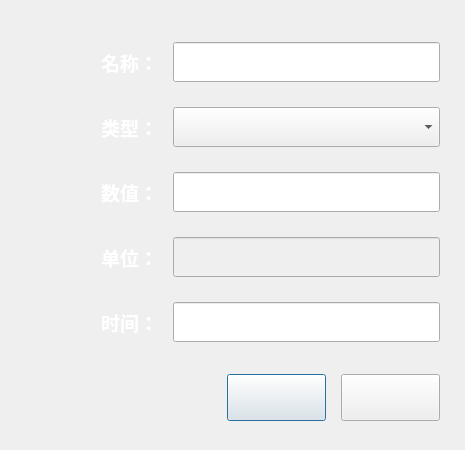
<?xml version="1.0" encoding="UTF-8"?>
<ui version="4.0">
 <class>DialogNewCollectData</class>
 <widget class="QDialog" name="DialogNewCollectData">
  <property name="geometry">
   <rect>
    <x>0</x>
    <y>0</y>
    <width>465</width>
    <height>450</height>
   </rect>
  </property>
  <property name="minimumSize">
   <size>
    <width>465</width>
    <height>450</height>
   </size>
  </property>
  <property name="maximumSize">
   <size>
    <width>465</width>
    <height>450</height>
   </size>
  </property>
  <property name="windowTitle">
   <string>采集数据</string>
  </property>
  <layout class="QGridLayout" name="gridLayout_2" rowstretch="5,1">
   <property name="leftMargin">
    <number>25</number>
   </property>
   <property name="topMargin">
    <number>25</number>
   </property>
   <property name="rightMargin">
    <number>25</number>
   </property>
   <property name="bottomMargin">
    <number>10</number>
   </property>
   <property name="verticalSpacing">
    <number>15</number>
   </property>
   <item row="0" column="0">
    <layout class="QGridLayout" name="gridLayout" columnstretch="1,2">
     <property name="horizontalSpacing">
      <number>15</number>
     </property>
     <property name="verticalSpacing">
      <number>25</number>
     </property>
     <item row="3" column="0">
      <widget class="QLabel" name="label_3">
       <property name="minimumSize">
        <size>
         <width>0</width>
         <height>40</height>
        </size>
       </property>
       <property name="font">
        <font>
         <family>宋体</family>
         <pointsize>14</pointsize>
         <weight>75</weight>
         <italic>false</italic>
         <bold>true</bold>
        </font>
       </property>
       <property name="styleSheet">
        <string notr="true">color: rgb(255, 255, 255);</string>
       </property>
       <property name="text">
        <string>单位：</string>
       </property>
       <property name="alignment">
        <set>Qt::AlignRight|Qt::AlignTrailing|Qt::AlignVCenter</set>
       </property>
      </widget>
     </item>
     <item row="3" column="1">
      <widget class="QLineEdit" name="lineEdit_dunit">
       <property name="enabled">
        <bool>false</bool>
       </property>
       <property name="minimumSize">
        <size>
         <width>0</width>
         <height>40</height>
        </size>
       </property>
       <property name="font">
        <font>
         <family>宋体</family>
         <pointsize>14</pointsize>
        </font>
       </property>
      </widget>
     </item>
     <item row="2" column="1">
      <widget class="QLineEdit" name="lineEdit_dvalue">
       <property name="minimumSize">
        <size>
         <width>0</width>
         <height>40</height>
        </size>
       </property>
       <property name="font">
        <font>
         <family>宋体</family>
         <pointsize>14</pointsize>
        </font>
       </property>
      </widget>
     </item>
     <item row="1" column="0">
      <widget class="QLabel" name="label_4">
       <property name="font">
        <font>
         <family>宋体</family>
         <pointsize>14</pointsize>
         <weight>75</weight>
         <bold>true</bold>
        </font>
       </property>
       <property name="styleSheet">
        <string notr="true">color: rgb(255, 255, 255);</string>
       </property>
       <property name="text">
        <string>类型：</string>
       </property>
       <property name="alignment">
        <set>Qt::AlignRight|Qt::AlignTrailing|Qt::AlignVCenter</set>
       </property>
      </widget>
     </item>
     <item row="0" column="0">
      <widget class="QLabel" name="label">
       <property name="minimumSize">
        <size>
         <width>0</width>
         <height>40</height>
        </size>
       </property>
       <property name="font">
        <font>
         <family>宋体</family>
         <pointsize>14</pointsize>
         <weight>75</weight>
         <bold>true</bold>
        </font>
       </property>
       <property name="styleSheet">
        <string notr="true">color: rgb(255, 255, 255);</string>
       </property>
       <property name="text">
        <string>名称：</string>
       </property>
       <property name="alignment">
        <set>Qt::AlignRight|Qt::AlignTrailing|Qt::AlignVCenter</set>
       </property>
      </widget>
     </item>
     <item row="0" column="1">
      <widget class="QLineEdit" name="lineEdit_dname">
       <property name="minimumSize">
        <size>
         <width>0</width>
         <height>40</height>
        </size>
       </property>
       <property name="font">
        <font>
         <family>宋体</family>
         <pointsize>14</pointsize>
        </font>
       </property>
      </widget>
     </item>
     <item row="2" column="0">
      <widget class="QLabel" name="label_2">
       <property name="minimumSize">
        <size>
         <width>0</width>
         <height>40</height>
        </size>
       </property>
       <property name="font">
        <font>
         <family>宋体</family>
         <pointsize>14</pointsize>
         <weight>75</weight>
         <italic>false</italic>
         <bold>true</bold>
        </font>
       </property>
       <property name="styleSheet">
        <string notr="true">color: rgb(255, 255, 255);</string>
       </property>
       <property name="text">
        <string>数值：</string>
       </property>
       <property name="alignment">
        <set>Qt::AlignRight|Qt::AlignTrailing|Qt::AlignVCenter</set>
       </property>
      </widget>
     </item>
     <item row="1" column="1">
      <widget class="QComboBox" name="comboBox_pname">
       <property name="minimumSize">
        <size>
         <width>0</width>
         <height>40</height>
        </size>
       </property>
       <property name="font">
        <font>
         <family>宋体</family>
         <pointsize>14</pointsize>
        </font>
       </property>
      </widget>
     </item>
     <item row="4" column="1">
      <widget class="QLineEdit" name="lineEdit_dtime">
       <property name="minimumSize">
        <size>
         <width>0</width>
         <height>40</height>
        </size>
       </property>
      </widget>
     </item>
     <item row="4" column="0">
      <widget class="QLabel" name="label_5">
       <property name="minimumSize">
        <size>
         <width>0</width>
         <height>40</height>
        </size>
       </property>
       <property name="font">
        <font>
         <family>宋体</family>
         <pointsize>14</pointsize>
         <weight>75</weight>
         <bold>true</bold>
        </font>
       </property>
       <property name="styleSheet">
        <string notr="true">color: rgb(255, 255, 255);</string>
       </property>
       <property name="text">
        <string>时间：</string>
       </property>
       <property name="alignment">
        <set>Qt::AlignRight|Qt::AlignTrailing|Qt::AlignVCenter</set>
       </property>
      </widget>
     </item>
    </layout>
   </item>
   <item row="1" column="0">
    <layout class="QHBoxLayout" name="horizontalLayout">
     <property name="spacing">
      <number>15</number>
     </property>
     <item>
      <spacer name="horizontalSpacer">
       <property name="orientation">
        <enum>Qt::Horizontal</enum>
       </property>
       <property name="sizeHint" stdset="0">
        <size>
         <width>40</width>
         <height>20</height>
        </size>
       </property>
      </spacer>
     </item>
     <item>
      <widget class="QPushButton" name="pushButton_cancel">
       <property name="minimumSize">
        <size>
         <width>99</width>
         <height>47</height>
        </size>
       </property>
       <property name="maximumSize">
        <size>
         <width>99</width>
         <height>47</height>
        </size>
       </property>
       <property name="text">
        <string/>
       </property>
      </widget>
     </item>
     <item>
      <widget class="QPushButton" name="pushButton_add">
       <property name="minimumSize">
        <size>
         <width>99</width>
         <height>47</height>
        </size>
       </property>
       <property name="maximumSize">
        <size>
         <width>99</width>
         <height>47</height>
        </size>
       </property>
       <property name="text">
        <string/>
       </property>
      </widget>
     </item>
    </layout>
   </item>
  </layout>
 </widget>
 <resources/>
 <connections/>
</ui>
